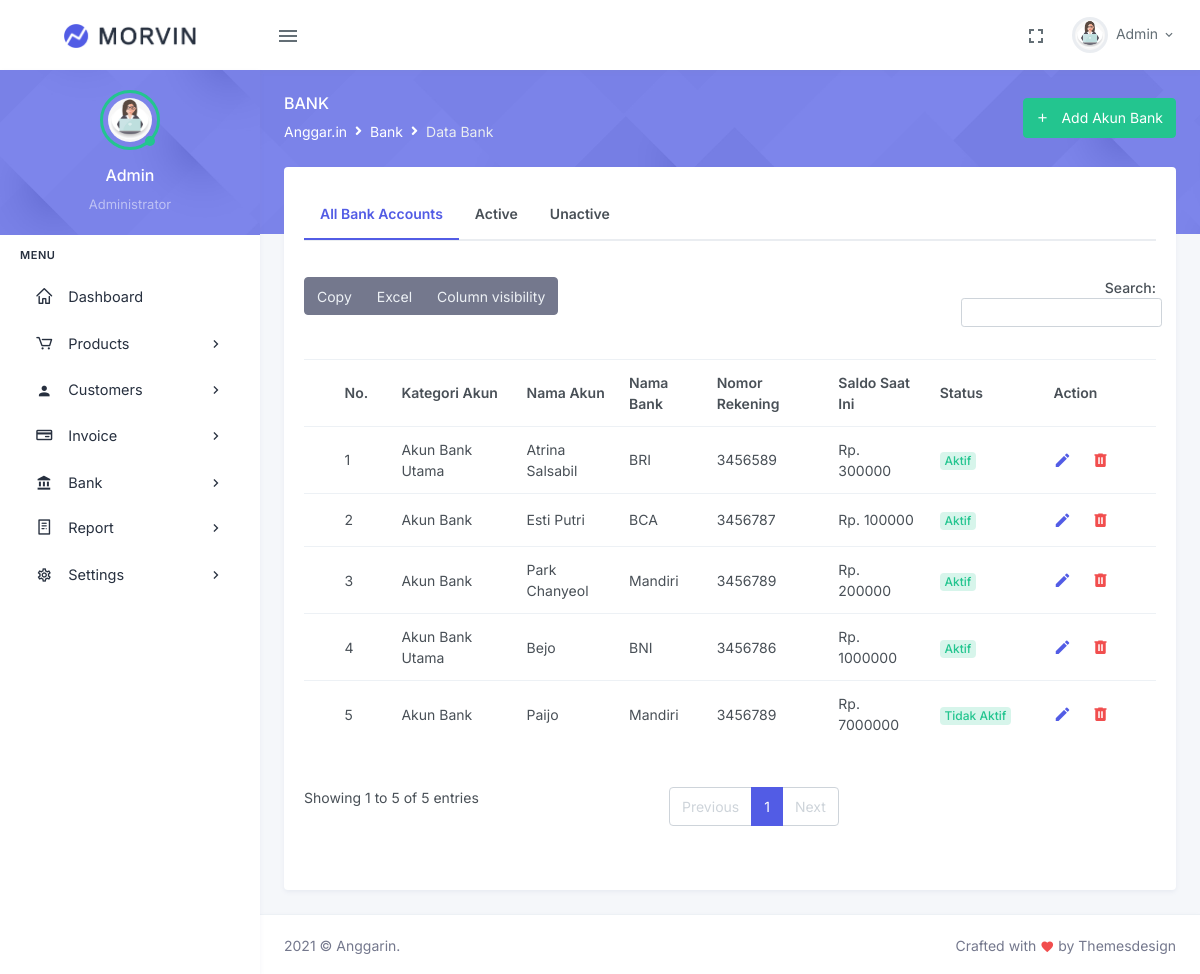
The page /index.php/bank on the database its author committed.
### tables this page shows
CREATE TABLE IF NOT EXISTS `bank` (
  `id_bank` int(11) NOT NULL AUTO_INCREMENT,
  `nama_akun` varchar(100) NOT NULL,
  `no_rek` varchar(50) NOT NULL,
  `nama_bank` varchar(100) NOT NULL,
  `alamat_bank` varchar(100) NOT NULL,
  `telp_bank` varchar(50) NOT NULL,
  `saldo_awal` int(11) NOT NULL,
  `status_akun` varchar(15) NOT NULL,
  `akun_utama` varchar(25) NOT NULL,
  PRIMARY KEY (`id_bank`)
);

### application/controllers/bank.php (called while the page is built, shortened)
<?php
class bank extends CI_Controller {
    public function __construct(){
        $this->load->model('bank_model');
        $this->load->library('form_validation');
    }
    public function index(){
        $data['title']='Data Bank';
        $data['bank']=$this->bank_model->getAllBank();
        $this->load->view('template/header', $data);
        $this->load->view('bank/index');
        $this->load->view('template/footer');
    }
}
?>

### index.php (called while the page is built, shortened)
<?php
require_once BASEPATH.'core/CodeIgniter.php';

### application/models/bank_model.php (called while the page is built, shortened)
<?php
class bank_model extends CI_Model{
    public function getAllBank(){
        return $this->db->get('bank')->result_array();
    }
}
?>

### application/views/bank/index.php (the view, shortened to what this page needs)
<div class="main-content">
                <div class="page-content">
                    <div class="page-title-box">
                        <div class="container-fluid">
                         <div class="row align-items-center">
                             <div class="col-sm-6">
                                 <div class="page-title">
                                     <h4>Bank</h4>
                                         <ol class="breadcrumb m-0">
                                             <li class="breadcrumb-item"><a href="javascript: void(0);">Anggar.in</a></li>
                                             <li class="breadcrumb-item"><a href="javascript: void(0);">Bank</a></li>
                                             <li class="breadcrumb-item active">Data Bank</li>
                                         </ol>
                                 </div>
                             </div>
                             <div class="col-sm-6">
                                <div class="float-end d-none d-sm-block">
                                    <a href="<?= base_url();?>addbank" class="btn btn-success"><i class="mdi mdi-plus me-2"></i> Add Akun Bank</a>
                                </div>
                             </div>
                         </div>
                        </div>
                     </div>
                    <div class="container-fluid">
                        <div class="page-content-wrapper">
                            <div class="row">
                                <div class="col-lg-12">
                                    <div class="card">
                                        <div class="card-body">
                                            <ul class="nav nav-tabs nav-tabs-custom mb-4">
                                                <li class="nav-item">
                                                    <a class="nav-link fw-bold p-3 active" href="<?php echo base_url('')?>bank">All Bank Accounts</a>
                                                </li>
                                                <li class="nav-item">
                                                    <a class="nav-link p-3 fw-bold" href="<?php echo base_url('')?>bankActive">Active</a>
                                                </li>
                                                <li class="nav-item">
                                                    <a class="nav-link p-3 fw-bold" href="<?php echo base_url('')?>bankUnactive">Unactive</a>
                                                </li>
                                            </ul>
                                            <div class="table mt-3 tab-content">
                                                <table id="datatable-buttons" class="table table-centered datatable dt-responsive nowrap " style="border-collapse: collapse; border-spacing: 0; width: 100%;">
                                                    <thead class="thead-light">
                                                        <tr>
                                                            <th></th>
                                                            <th>No.</th>
                                                            <th>Kategori Akun</th>
                                                            <th>Nama Akun</th>
                                                            <th>Nama Bank</th>
                                                            <th>Nomor Rekening</th>
                                                            <th>Saldo Saat Ini</th>
                                                            <th>Status</th>
                                                            <th style="width: 120px;">Action</th>
                                                        </tr>
                                                    </thead>
                                                    <tbody class="tab-pane" id="all-bank">
                                                        <?php $no=1;
                                                        foreach($bank as $bank): ?>
                                                        <tr>
                                                            <td></td>
                                                            <td><?= $no++?></td>
                                                            <td><?= $bank['akun_utama'];?></td>
                                                            <td><?= $bank['nama_akun'];?></td>
                                                            <td><?= $bank['nama_bank'];?></td>
                                                            <td><?= $bank['no_rek'];?></td>
                                                            <td>Rp. <?= $bank['saldo_awal'];?></td>
                                                            <td>
                                                                 <div class="badge badge-soft-success font-size-12"><?= $bank['status_akun'];?></div>
                                                            </td>
                                                            <td id="tooltip-container0">
                                                                <a href="<?php echo base_url('bank/edit') ?>/<?php echo $bank['id_bank'] ?>" class="me-3 text-primary" data-bs-container="#tooltip-container0" data-bs-toggle="tooltip" data-bs-placement="top" title="Edit"><i class="mdi mdi-pencil font-size-18"></i> </a>
                                                                <a href="<?php echo base_url('bank/hapus') ?>/<?php echo $bank['id_bank'] ?>" class="text-danger" data-bs-container="#tooltip-container0" data-bs-toggle="tooltip" data-bs-placement="top" title="Delete"><i class="mdi mdi-trash-can font-size-18"></i></a>
                                                            </td>
                                                        </tr>
                                                        <?php endforeach; ?>
                                                    </tbody>
                                                </table>
                                            </div>
                                        </div>
                                    </div>
                                </div>
                            </div>
                        </div>
                    </div>
                </div>

### rows shown on the page
bank: akun_utama "Akun Bank Utama", nama_akun "Atrina Salsabil", nama_bank "BRI", no_rek "3456589", saldo_awal "300000", status_akun "Aktif"
bank: akun_utama "Akun Bank", nama_akun "Esti Putri", nama_bank "BCA", no_rek "3456787", saldo_awal "100000", status_akun "Aktif"
bank: akun_utama "Akun Bank", nama_akun "Park Chanyeol", nama_bank "Mandiri", no_rek "3456789", saldo_awal "200000", status_akun "Aktif"
bank: akun_utama "Akun Bank Utama", nama_akun "Bejo", nama_bank "BNI", no_rek "3456786", saldo_awal "1000000", status_akun "Aktif"
bank: akun_utama "Akun Bank", nama_akun "Paijo", nama_bank "Mandiri", no_rek "3456789", saldo_awal "7000000", status_akun "Tidak Aktif"
